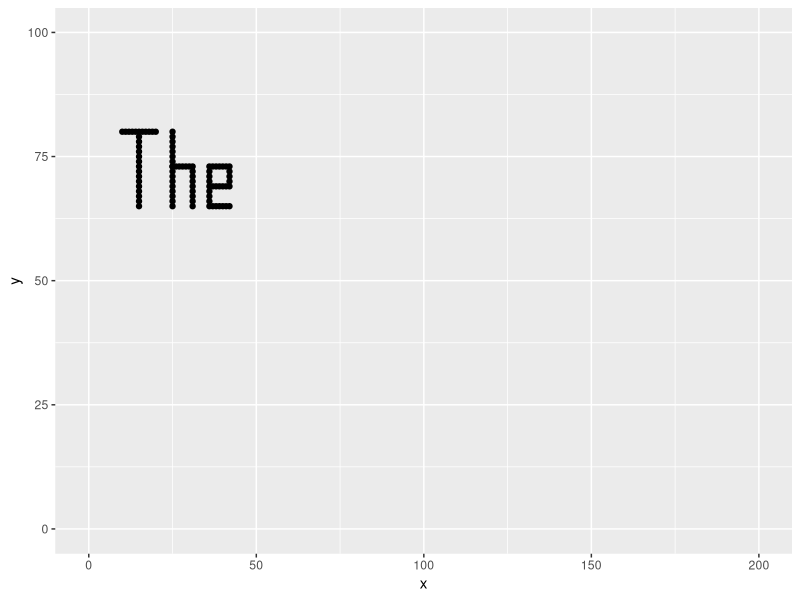

The R script that drew this image:
library(ggplot2)
pts <- data.frame(
    x = c(
        # T
        10:20, rep(15, 15)
        # h
        ,rep(25, 16), 25:30, rep(31, 9)
        # e
        ,rep(36, 9), c(rep(37:41, 3), 42), rep(42, 5)
    ),
    y = c(
        # T
        rep(80, 11), 79:65
        # h
        ,80:65, rep(73, 6), 73:65
        # e
        ,73:65, c(rep(73, 5), rep(69, 5), rep(65, 6)), 73:69
    )
)
ggplot(data = pts, aes(x, y)) + 
    geom_point() + 
    xlim(0, 200) + 
    ylim(0, 100)
